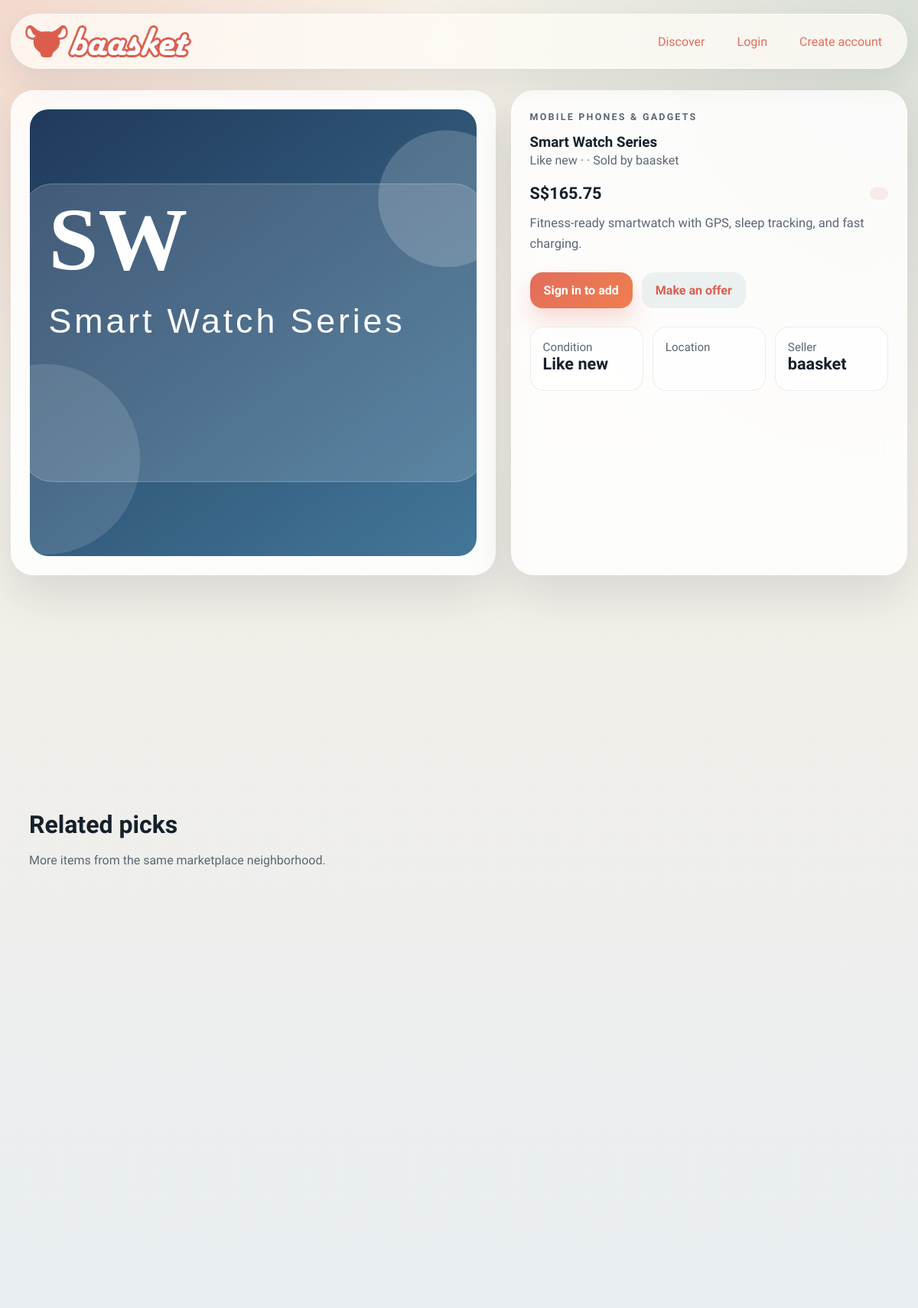
Screenshot of /listing/8 with the database file from the repository.
### models.py (models this page shows, shortened)
class ListingModel(db.Model):
    id = db.Column(db.Integer, primary_key=True)                              # ITEMID (internal int; ITEMID UUID stored separately if needed)
    seller_id = db.Column(db.Integer, db.ForeignKey("user.id"), nullable=False, index=True)   # SELLERID → USER
    buyer_id  = db.Column(db.Integer, db.ForeignKey("user.id"), nullable=True,  index=True)   # BUYERID  → USER (null until sold)
    category    = db.Column(db.String(80),  nullable=False, index=True)       # CATEGORYID
    subcategory = db.Column(db.String(120), nullable=False, default="")       # SUBCATEGORYID
    title       = db.Column(db.String(100), nullable=False, index=True)       # TITLE    VARCHAR(100)
    price       = db.Column(db.Float,       nullable=False)                   # PRICE    FLOAT
    condition   = db.Column(db.String(10),  nullable=False)                   # CONDITION VARCHAR(10)
    listed_date = db.Column(db.DateTime,    nullable=False, default=datetime.utcnow, index=True)  # LISTEDDATE
    description = db.Column(db.String(1000), nullable=False)                  # DESCRIPTION VARCHAR(1000)
    likes    = db.Column(db.Integer, nullable=False, default=0)               # LIKES    INTEGER (≥ 0)
    reserved = db.Column(db.Boolean, nullable=False, default=False)           # RESERVED bool
    buyable  = db.Column(db.Boolean, nullable=False, default=True)            # BUYABLE  bool
    image_path     = db.Column(db.String(255), nullable=False, default="")
    seed_image_data = db.Column(db.Text,       nullable=False, default="")
    location       = db.Column(db.String(80),  nullable=False, default="")
    quantity       = db.Column(db.Integer,     nullable=False, default=1)
    sku            = db.Column(db.String(64),  nullable=True,  default="")
    is_active      = db.Column(db.Boolean,     nullable=False, default=True)
    created_at = db.synonym("listed_date")
    offers = db.relationship("Offer", backref="listing", lazy=True, cascade="all, delete-orphan")
    @property
    def seller_name(self) -> str:
        return self.seller.username if self.seller else "Unknown seller"
    @property
    def image_data(self) -> str:
        if self.image_path:
            return f"/static/{self.image_path}"
        return self.seed_image_data or "/static/assets/logo/baasket_logo.png"

class User(db.Model, UserMixin):
    id = db.Column(db.Integer, primary_key=True)
    username = db.Column(db.String(80), unique=True, nullable=False, index=True)
    email = db.Column(db.String(120), unique=True, nullable=False, index=True)
    password_hash = db.Column(db.String(255), nullable=False)
    bio = db.Column(db.String(280), nullable=False, default="")
    profile_image = db.Column(db.String(255), nullable=False, default="")
    created_at = db.Column(db.DateTime, nullable=False, default=datetime.utcnow)
    legal_name = db.Column(db.String(140), nullable=True, default="")
    ic_number = db.Column(db.String(64), nullable=True, default="")
    home_address = db.Column(db.String(255), nullable=True, default="")
    city = db.Column(db.String(80), nullable=True, default="")
    region = db.Column(db.String(80), nullable=True, default="")
    phone_number = db.Column(db.String(40), nullable=True, default="")
    country = db.Column(db.String(80), nullable=True, default="")
    last_seen = db.Column(db.DateTime, nullable=True)
    listings = db.relationship("ListingModel", foreign_keys="[ListingModel.seller_id]", backref="seller", lazy=True, cascade="all, delete-orphan")

### main.py (the view)
	@app.get("/listing/<int:listing_id>")
	def listing_detail(listing_id: int) -> str:
		listing = db.session.get(Item, listing_id)
		if listing is None:
			flash("That listing is no longer available.", "warning")
			return redirect(url_for("index"))
		return render_template(
			"listing.html",
			title=f"{listing.title} | Baasket",
			listing=listing,
			related=_related_listings(listing, limit=3),
		)

### main.py (called while the page is built)
def _money(value: object) -> str:
	amount = Decimal(str(value))
	return f"S${amount:,.2f}"

def _related_listings(listing: Item, limit: int = 3) -> list[Item]:
	query = (
		Item.query.filter(Item.id != listing.id, Item.category == listing.category)
		.order_by(Item.created_at.desc())
		.limit(limit)
	)
	results = query.all()
	if len(results) < limit:
		fallback = (
			Item.query.filter(Item.id != listing.id)
			.order_by(Item.created_at.desc())
			.all()
		)
		for candidate in fallback:
			if candidate not in results:
				results.append(candidate)
			if len(results) >= limit:
				break
	return results[:limit]

### payment.py (called while the page is built)
    def options(self) -> tuple[dict[str, object], ...]:
        return tuple(
            {
                "code": strategy.code,
                "label": strategy.label,
                "fee_rate": getattr(strategy, "fee_rate", Decimal("0.00")),
            }
            for strategy in self._strategies.values()
        )

### templates/listing.html (shortened to what this page needs)
{% extends "base.html" %}
{% block content %}
<section class="detail-grid reveal" data-reveal>
  <article class="detail-media card-surface">
    <img src="{{ listing.image_data }}" alt="{{ listing.title }}" class="detail-image">
  </article>
  <article class="detail-copy card-surface">
    <div class="section-heading compact">
      <p class="eyebrow">{{ listing.category }}</p>
      <h1>{{ listing.title }}</h1>
      <p class="product-meta">{{ listing.condition }} · {{ listing.location }} · Sold by {{ listing.seller_name }}</p>
    </div>
    <div class="price-row">
      <strong class="detail-price">{{ listing.price|money }}</strong>
      <span class="badge">{{ listing.badge }}</span>
    </div>
    <p class="detail-description">{{ listing.description }}</p>
    <div class="action-row">
      {% if current_user.is_authenticated %}
        <form method="post" action="{{ url_for('add_to_cart', listing_id=listing.id) }}">
          <button type="submit" class="primary-button">Add to basket</button>
        </form>
      {% else %}
        <a href="{{ url_for('login', next=request.path) }}" class="primary-button">Sign in to add</a>
      {% endif %}
      <a href="#offer-form" class="secondary-button">Make an offer</a>
    </div>
    <div class="mini-grid">
      <article>
        <span>Condition</span>
        <strong>{{ listing.condition }}</strong>
      </article>
      <article>
        <span>Location</span>
      </article>
      <article>
        <span>Seller</span>
        <strong>{{ listing.seller_name }}</strong>
      </article>
    </div>
  </article>
</section>
<section class="section-block">
</section>
<section class="section-block">
  <div class="section-heading">
    <div>
      <h2>Related picks</h2>
      <p>More items from the same marketplace neighborhood.</p>
    </div>
  </div>
  <div class="listing-grid compact-grid">
  </div>
</section>
{% endblock %}

### static/css/styles.css (style rules this page uses)
:root { color-scheme: light; --bg: #f4efe6; --bg-soft: #fffaf2; --panel: rgba(255, 255, 255, 0.84); --panel-strong: #ffffff; --ink: #15202b; --muted: #5b6775; --line: rgba(21, 32, 43, 0.12); --accent: #e26d5c; --accent-deep: #DB5E4D; --accent-soft: #ffd6cc; --success: #1f7a54; --warning: #a96c08; --shadow: 0 24px 60px rgba(21, 32, 43, 0.12); --radius-xl: 30px; --radius-lg: 22px; --radius-md: 16px; }
* { box-sizing: border-box; }
html { scroll-behavior: smooth; }
body { margin: 0; min-height: 100vh; background: radial-gradient(circle at top left, rgba(226, 109, 92, 0.18), transparent 28%), radial-gradient(circle at top right, rgba(31, 111, 120, 0.14), transparent 32%), linear-gradient(180deg, #f7f1e7 0%, #f3efe8 42%, #e9eef2 100%); color: var(--ink); font-family: "Lexend", "Trebuchet MS", "Gill Sans", "Segoe UI", sans-serif; }
img { display: block; max-width: 100%; }
a { color: inherit; text-decoration: none; }
.hero, .grid-layout, .detail-grid, .section-block { position: relative; margin-bottom: 24px; }
.hero-copy, .hero-card, .card-surface, .side-panel { border-radius: var(--radius-xl); background: var(--panel); border: 1px solid rgba(255, 255, 255, 0.66); box-shadow: var(--shadow); backdrop-filter: blur(16px); }
.eyebrow { margin: 0 0 14px; color: var(--accent-deep); text-transform: uppercase; letter-spacing: 0.18em; font-size: 0.78rem; font-weight: 800; }
h1, h2, h3 { margin: 0; font-family: "Lexend", Georgia, "Times New Roman", serif; line-height: 1.06; }
.hero-text, .section-heading p, .product-meta, .detail-description, .panel-note p, .feed-item p, .empty-state { color: var(--muted); line-height: 1.6; }
.search-bar button, .primary-button, .secondary-button, .ghost-button { border: 0; border-radius: 16px; padding: 14px 18px; font-weight: 800; cursor: pointer; transition: transform 0.2s ease, box-shadow 0.2s ease, background 0.2s ease; }
.search-bar button, .primary-button { background: linear-gradient(135deg, var(--accent), #f07e4e); color: white; box-shadow: 0 16px 30px rgba(226, 109, 92, 0.24); }
.secondary-button, .ghost-button { background: rgba(31, 111, 120, 0.08); color: var(--accent-deep); }
.hero-stats article, .mini-grid article, .receipt-grid article { padding: 16px; border-radius: 18px; background: rgba(255, 255, 255, 0.65); border: 1px solid rgba(21, 32, 43, 0.08); }
.hero-stats strong, .mini-grid strong, .receipt-grid strong { display: block; margin-bottom: 6px; font-size: 1.35rem; }
.hero-stats span, .mini-grid span, .receipt-grid span { color: var(--muted); font-size: 0.95rem; }
.hero-card-top, .price-row, .action-row, .cart-controls, .cart-line, .section-heading, .subtle-row { display: flex; align-items: center; justify-content: space-between; gap: 12px; }
.badge, .tag { display: inline-flex; align-items: center; gap: 8px; border-radius: 999px; padding: 8px 12px; background: rgba(226, 109, 92, 0.12); color: var(--accent); font-size: 0.82rem; font-weight: 800; }
.hero-preview, .detail-image, .product-image-wrap img, .cart-line img { width: 100%; border-radius: 24px; object-fit: cover; }
.section-block, .card-surface, .side-panel { padding: 24px; }
.section-heading { margin-bottom: 18px; }
.section-heading.compact { display: block; }
.section-heading h2 { margin-bottom: 6px; font-size: 2rem; }
.listing-grid { display: grid; grid-template-columns: repeat(2, minmax(0, 1fr)); gap: 18px; }
.compact-grid { grid-template-columns: repeat(3, minmax(0, 1fr)); }
.product-meta { margin: 0 0 16px; }
.price-row strong { font-size: 1.35rem; }
.detail-grid { display: grid; grid-template-columns: minmax(0, 1.1fr) minmax(0, 0.9fr); gap: 20px; }
.detail-image { aspect-ratio: 1 / 1; }
.detail-price { font-size: 2rem; }
.detail-description { margin: 14px 0 0; font-size: 1.03rem; }
.action-row { margin: 24px 0; justify-content: flex-start; }
.mini-grid { display: grid; grid-template-columns: repeat(3, minmax(0, 1fr)); gap: 12px; }
.reveal { opacity: 0; transform: translateY(16px); transition: opacity 0.55s ease, transform 0.55s ease; }
.reveal.is-visible { opacity: 1; transform: translateY(0); }

### rows the page displays
ListingModel: title (picture), category "MOBILE PHONES & GADGETS", title "Smart Watch Series", condition "Like new", price "S$165.75", description "Fitness-ready smartwatch with GPS, sleep tracking, and fast charging."
User: seller_name "baasket"
